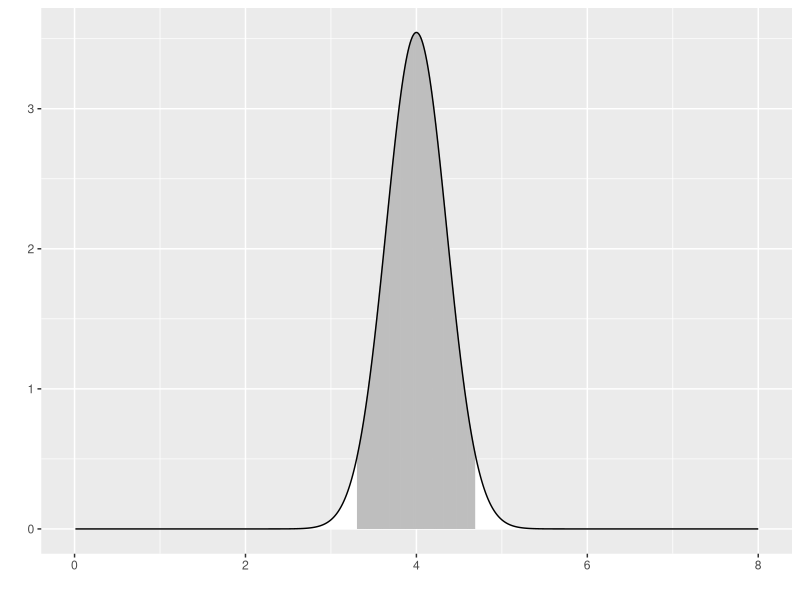
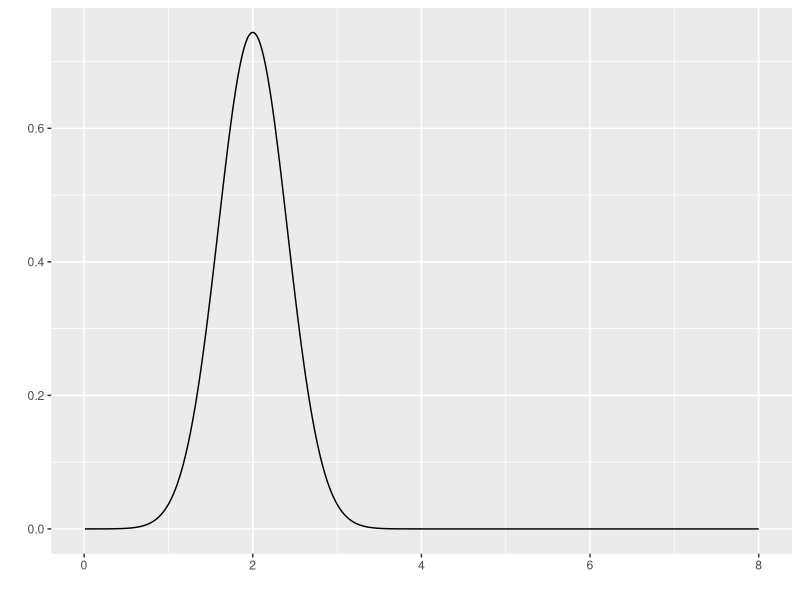
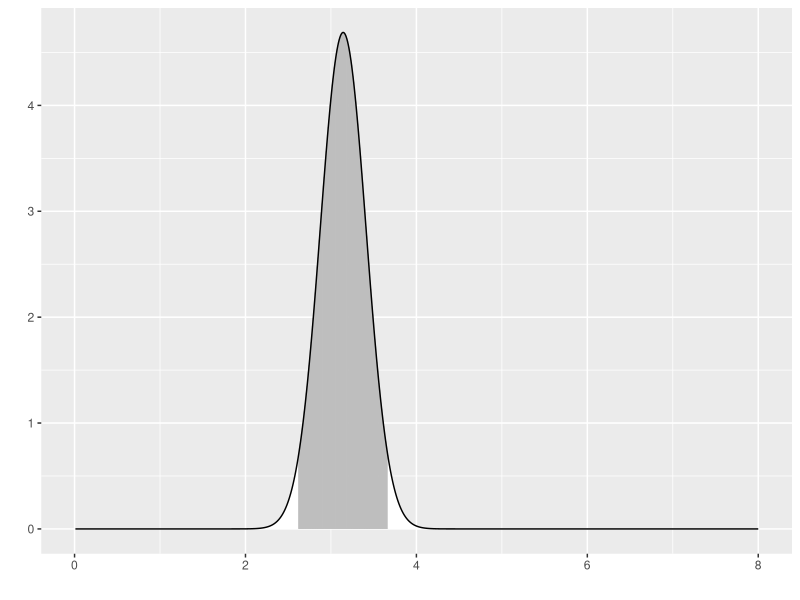
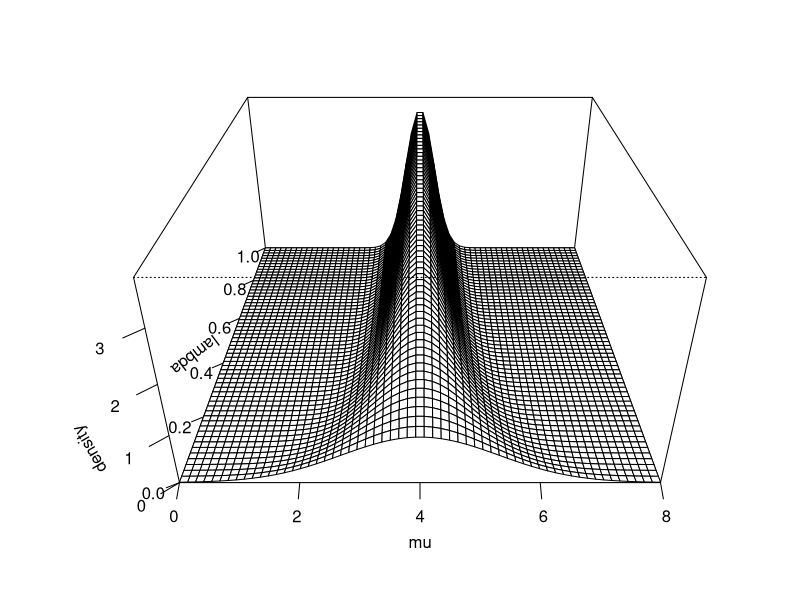
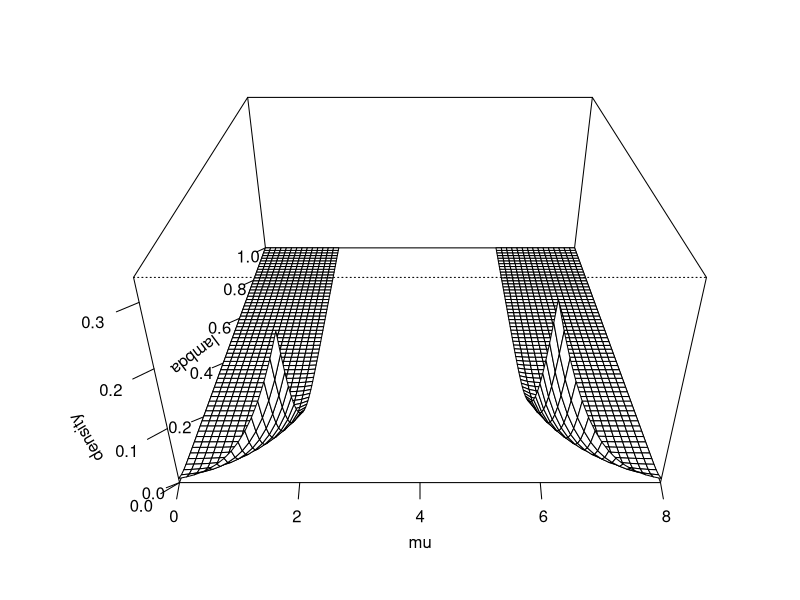
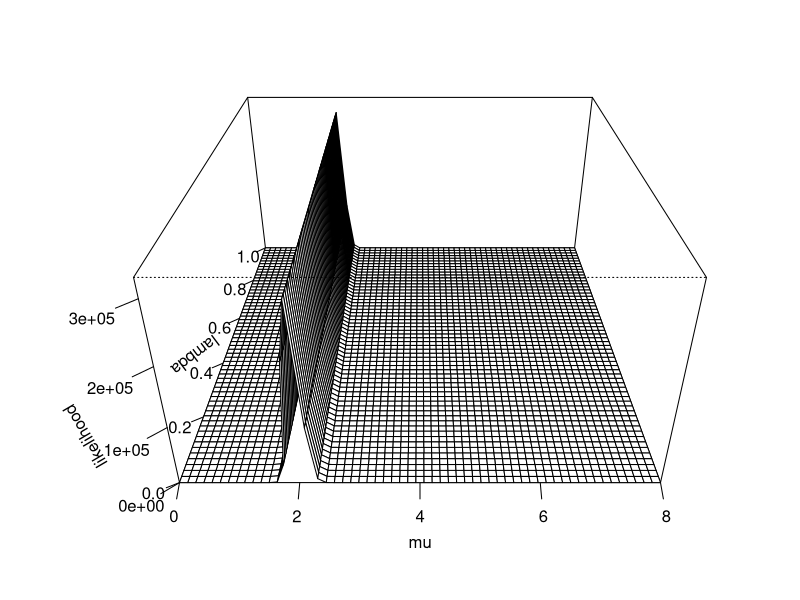
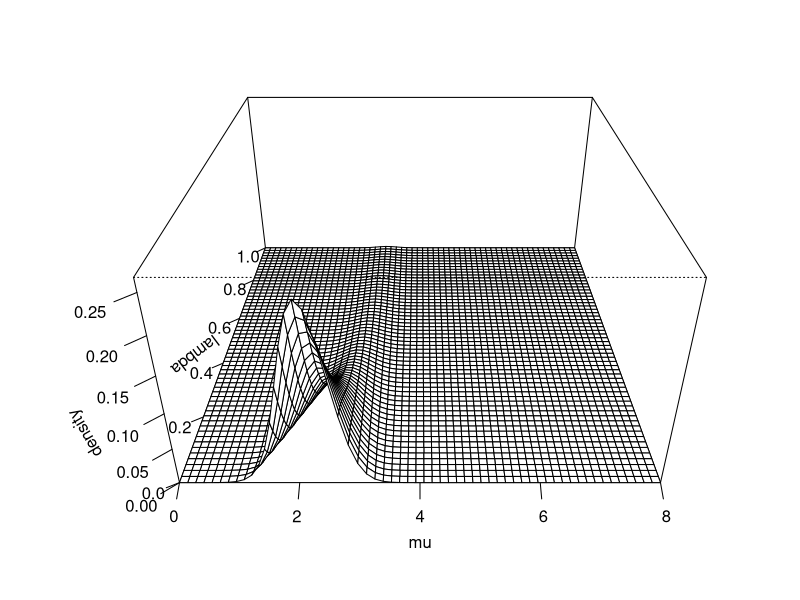
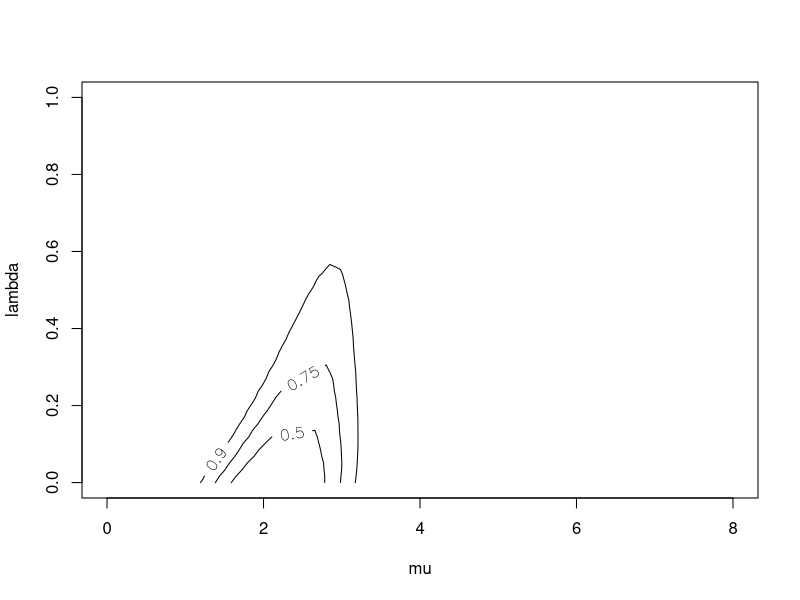

These figures' R source, in order:
## ---- chunk 1
suppressMessages(suppressWarnings(library(MASS)))
suppressMessages(suppressWarnings(library(tidyverse)))
knitr::opts_chunk$set(echo=TRUE, fig.width=8, fig.height=2)
## ---- chunk 2
x_max <- 8

mu0 <- 4
tau0 <- 8

tauF <- 0.6
n <- 10
xbar <- 2

mu1 <- (tau0*mu0+n*tauF*xbar)/(tau0+n*tauF)
tau1 <- tau0+n*tauF

x_grid <- seq(0.01, x_max, length=1000)

f <- function(x, mu, tau) {
  sqrt(tau/2*pi)*exp(-0.5*tau*(x-mu)^2)
}

g <- f

prior05 <- qnorm(0.025, mu0, 1/sqrt(tau0)) 
prior95 <- qnorm(0.975, mu0, 1/sqrt(tau0)) 

post05 <- qnorm(0.025, mu1, 1/sqrt(tau1)) 
post95 <- qnorm(0.975, mu1, 1/sqrt(tau1)) 

## ---- chunk 3
g_grid <- g(x_grid, mu0, tau0)
outside <- x_grid < prior05 | x_grid > prior95
x_color <- 
  ifelse(outside, "white", "gray")
data.frame(x=x_grid, y=g_grid) %>%
  ggplot(aes(x, y)) +
    geom_segment(aes(xend=x, yend=0), color=x_color) +
    geom_line() + xlab(" ") + ylab(" ")
## ---- chunk 4
f_grid <- f(xbar, x_grid, tauF)^n
x_color <- "white"
data.frame(x=x_grid, y=f_grid) %>%
  ggplot(aes(x, y)) + 
    geom_line() + xlab(" ") + ylab(" ")
## ---- chunk 5
h_grid <- g(x_grid, mu1, tau1)
outside <- x_grid < post05 | x_grid > post95
x_color <- 
  ifelse(outside, "white", "gray")
data.frame(x=x_grid, y=h_grid) %>%
  ggplot(aes(x, y)) +
    geom_segment(aes(xend=x_grid, yend=0), color=x_color) +
    geom_line() + xlab(" ") + ylab(" ")
## ---- chunk 6
knitr::opts_chunk$set(echo=TRUE, fig.width=8, fig.height=8)
## ---- chunk 7
lambda_grid <- seq(0, 1, length=60)
mu_grid <- seq(0, x_max, length=60)


gstar <- function(mu, lambda) {g(mu, mu0, lambda*(tau0-tauF)+tauF)}
density <- outer(mu_grid, lambda_grid, gstar)
op <- par(bg = "white") 
z_max <- max(density, na.rm=TRUE)
persp(
  mu_grid, 
  lambda_grid, 
  density, 
  zlim=c(0, 1.1*z_max),
  xlab="mu",
  ylab="lambda",
  mu = 135, 
  phi = 30, 
  expand=0.5,
  ticktype="detailed")
## ---- chunk 8
density <- outer(mu_grid, lambda_grid, gstar)
density[16:44, ] <- NA
op <- par(bg = "white")
z_max <- max(density, na.rm=TRUE)
persp(
  mu_grid, 
  lambda_grid, 
  density, 
  zlim=c(0, 1.1*z_max),
  xlab="mu",
  ylab="lambda",
  mu = 135, 
  phi = 30, 
  expand=0.5,
  ticktype="detailed")
## ---- chunk 9
lambda_grid <- seq(0, 1, length=60)
mu_grid <- seq(0, x_max, length=60)


fstar <- function(mu, lambda) {f(xbar, mu, tau0)^n}
likelihood <- outer(mu_grid, lambda_grid, fstar)
z_max <- max(likelihood, na.rm=TRUE)
persp(
  mu_grid, 
  lambda_grid, 
  likelihood, 
  zlim=c(0, 1.1*z_max),
  xlab="mu",
  ylab="lambda",
  mu = 135, 
  phi = 30, 
  expand=0.5,
  ticktype="detailed")
## ---- chunk 10
lambda_grid <- seq(0, 1, length=60)
mu_grid <- seq(0, x_max, length=60)


hstar <- function(mu, lambda) {g(mu, mu0, lambda*(tau0-tauF) + tauF)*f(xbar, mu, tauF)^n}
density <- outer(mu_grid, lambda_grid, hstar)
z_max <- max(density, na.rm=TRUE)
persp(
  mu_grid, 
  lambda_grid, 
  density, 
  zlim=c(0, 1.1*z_max),
  xlab="mu",
  ylab="lambda",
  mu = 135, 
  phi = 30, 
  expand=0.5,
  ticktype="detailed")
## ---- chunk 11
density <- density / sum(density, na.rm=TRUE)
density %>%
  as.vector %>%
  sort %>%
  rev -> sorted_density
cumulative_p <- 0
for (p in sorted_density) {
  cumulative_p <- p + cumulative_p
  density[density==p] <- cumulative_p
}
contour(
  mu_grid, 
  lambda_grid, 
  density,
  labcex=1,
  levels=c(50, 75, 90)/100,
  xlab="mu",
  ylab="lambda")
